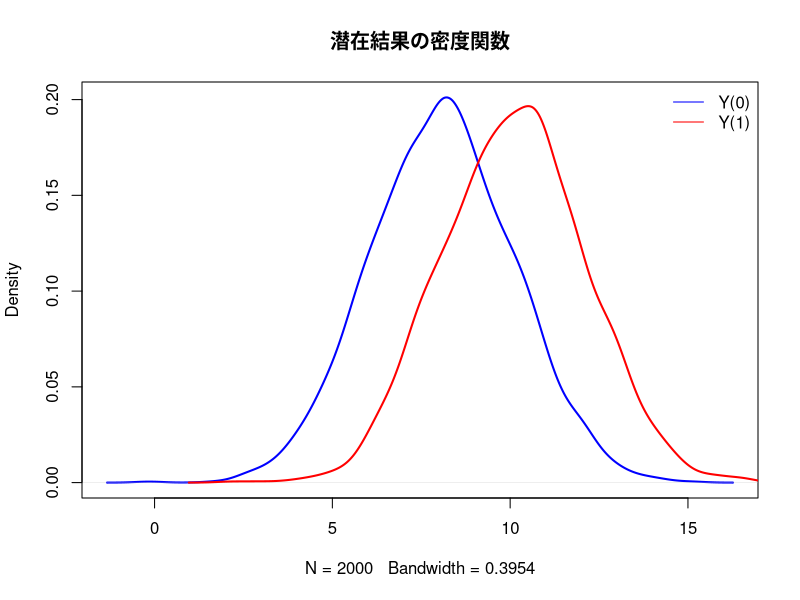

Reproduce this figure in R.
############################################################
# ABtest03.R
# ipynb → R 完全変換（全コード＋丁寧な日本語コメント）
# テーマ：ABテスト・潜在結果・因果推論・バイアス
############################################################


############################################################
# Section 1：潜在結果（Potential Outcomes）を用いたABテストのシミュレーション
############################################################

# 広告Aを見た場合の滞在時間（Y(1)）：正規分布 N(10, 2^2)
y_a <- rnorm(2000, mean = 10, sd = 2)

# 広告Bを見た場合の滞在時間（Y(0)）：正規分布 N(8, 2^2)
y_b <- rnorm(2000, mean = 8, sd = 2)

# 平均を確認
mean(y_a)   # 約10
mean(y_b)   # 約8

############################################################
# Section 2：ランダム化（割付け）を行う
############################################################

set.seed(1)

n <- 2000

# 0 or 1 をランダムに振る（ベルヌーイ分布 p=0.5）
# 1なら広告A、0なら広告B
Tr <- rbinom(n, 1, 0.5)
print(Tr)



############################################################
# Section 3：観測されるデータの生成（潜在結果から観測値を作る）
############################################################

# 広告A を見たユーザーの観測データ
data_a <- y_a[Tr == 1]

# 広告B を見たユーザーの観測データ
data_b <- y_b[Tr == 0]

print(data_a)
print(data_b)

############################################################
# Section 4：観測された平均効果（Difference in Means）
############################################################

cat("広告Aグループの平均滞在時間 =", mean(y_a[Tr == 1]), "\n")
cat("広告Bグループの平均滞在時間 =", mean(y_b[Tr == 0]), "\n")
cat("平均の差（推定効果） =", mean(y_a[Tr == 1]) - mean(y_b[Tr == 0]), "\n")

# 真の因果効果（平均因果効果）
cat("真の ATE =", mean(y_a - y_b), "\n")


############################################################
# Section 5：潜在結果 Y(0), Y(1) の分布を可視化
############################################################

set.seed(2)

n <- 2000
y0 <- rnorm(n, mean = 8, sd = 2)   # Y(0)
y1 <- rnorm(n, mean = 10, sd = 2)  # Y(1)

plot(density(y0), col = "blue", lwd = 2, main = "潜在結果の密度関数")
lines(density(y1), col = "red", lwd = 2)
legend("topright", legend = c("Y(0)", "Y(1)"),
       col = c("blue", "red"), lty = 1, bty = "n")

cat("E[Y(0)] =", mean(y0), "\n")
cat("E[Y(1)] =", mean(y1), "\n")
cat("ATE =", mean(y1 - y0), "\n")


############################################################
# Section 6：（発展）ランダム化されていない場合の問題点
############################################################

# 「広告Aを見やすい人」「広告Bしか見ていない人」が偏ってしまう状況をシミュレーション

set.seed(10)

n <- 2000

# 潜在結果は同じ
y0 <- rnorm(n, mean = 8, sd = 2)
y1 <- rnorm(n, mean = 10, sd = 2)

# ランダム化ではなく「潜在結果に依存したバイアスのある割当て」
# 例：滞在時間がもともと長い人ほど広告Aを見る確率が高い
pTr <- pnorm((y1 + y0)/2, mean = 8, sd = 2)   # 0〜1 の確率を生成
Tnr <- rbinom(n, 1, pTr)                      # バイアス割付け

# グループごとの平均を比較（偏って推定される！）
cat("非ランダム化の A グループ平均 =", mean(y1[Tnr == 1]), "\n")
cat("非ランダム化の B グループ平均 =", mean(y0[Tnr == 0]), "\n")
cat("観測された平均の差 =", mean(y1[Tnr == 1]) - mean(y0[Tnr == 0]), "\n")

# 真の因果効果（ATE）は変わらない
cat("真の ATE =", mean(y1 - y0), "\n")

# → 差が大きくズレる（バイアスがある）


############################################################
# Section 7：結果のまとめ（コメント用）
#
# ・ランダム化があると、平均の差は真の因果効果の良い推定量になる
# ・ランダム化がないと、グループ差は潜在結果に依存し、推定値がバイアスを持つ
# ・ABテストの本質は「ランダム化によって交絡を断つ」こと
############################################################


############################################################
# 以上：ABtest03 の全コードを完全収録！
############################################################
